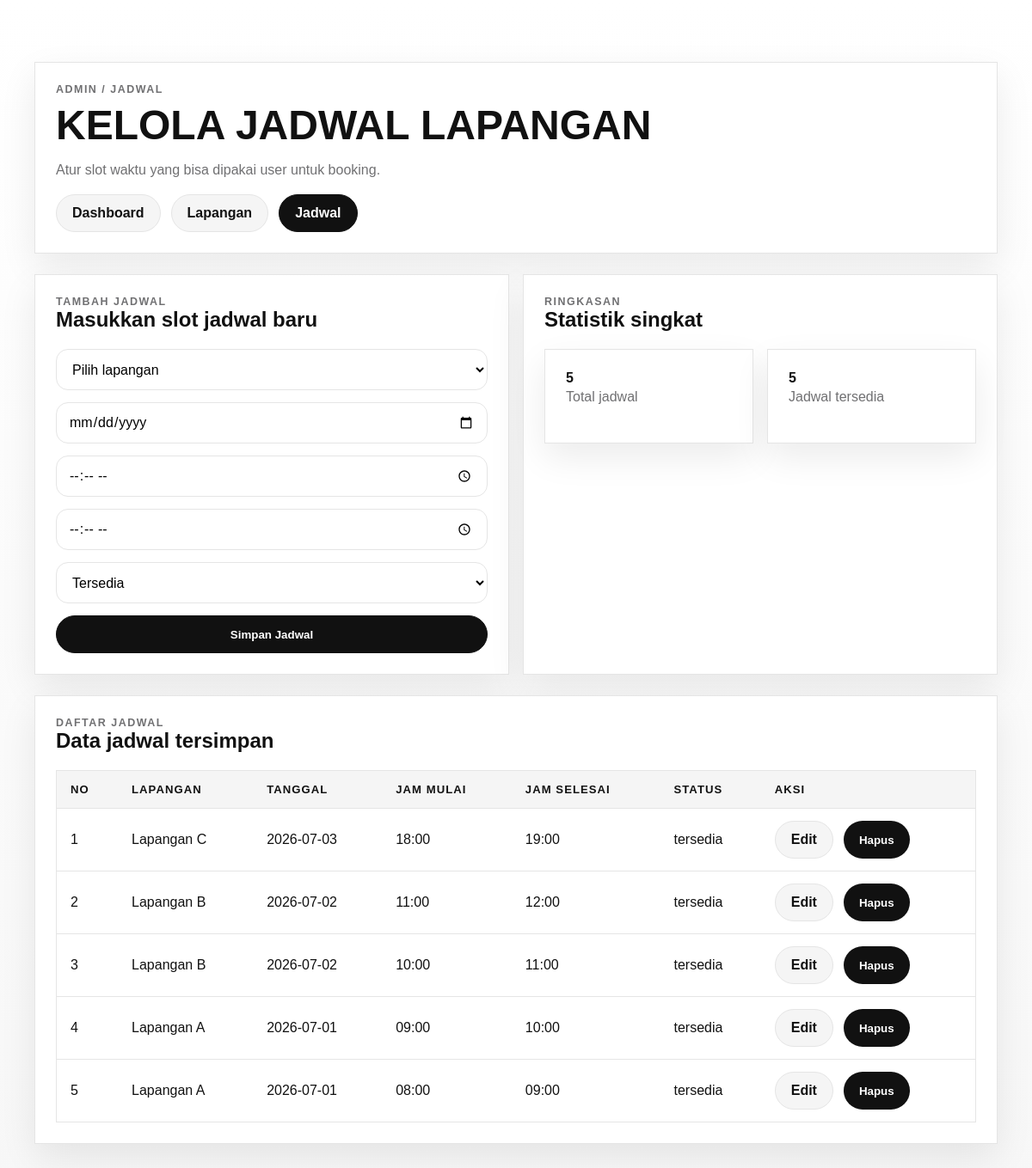
/admin/jadwal.php (signed in), run on the app's committed database.
### tables this page shows
CREATE TABLE IF NOT EXISTS jadwal (
  id INT AUTO_INCREMENT PRIMARY KEY,
  lapangan_id INT NOT NULL,
  tanggal DATE NOT NULL,
  jam_mulai TIME NOT NULL,
  jam_selesai TIME NOT NULL,
  status ENUM('tersedia', 'dibooking') NOT NULL DEFAULT 'tersedia',
  CONSTRAINT fk_jadwal_lapangan
    FOREIGN KEY (lapangan_id) REFERENCES lapangan(id)
    ON UPDATE CASCADE
    ON DELETE RESTRICT,
  INDEX idx_jadwal_lapangan_tanggal (lapangan_id, tanggal)
);

CREATE TABLE IF NOT EXISTS lapangan (
  id INT AUTO_INCREMENT PRIMARY KEY,
  nama_lapangan VARCHAR(100) NOT NULL,
  harga_per_jam INT NOT NULL,
  status ENUM('tersedia', 'maintenance') NOT NULL DEFAULT 'tersedia'
);

### admin/jadwal.php (the view, shortened to what this page needs)
<?php
require_once __DIR__ . '/../config/koneksi.php';
$editingJadwal = [
    'id' => '',
    'lapangan_id' => '',
    'tanggal' => '',
    'jam_mulai' => '',
    'jam_selesai' => '',
    'status' => 'tersedia',
];
$jadwalList = $pdo->query('SELECT j.id, j.lapangan_id, l.nama_lapangan, j.tanggal, j.jam_mulai, j.jam_selesai, j.status FROM jadwal j INNER JOIN lapangan l ON l.id = j.lapangan_id ORDER BY j.tanggal DESC, j.jam_mulai DESC')->fetchAll();
require_once __DIR__ . '/../includes/header.php';
?>
<div class="container hero">
  <div class="grid" style="gap: 24px;">
    <div class="card">
      <div class="kicker">Admin / Jadwal</div>
      <h1 style="font-size: clamp(2rem, 4vw, 3.2rem);">Kelola jadwal lapangan</h1>
      <p class="muted">Atur slot waktu yang bisa dipakai user untuk booking.</p>
      <div class="nav">
        <a class="pill secondary" href="dashboard_admin.php">Dashboard</a>
        <a class="pill secondary" href="lapangan.php">Lapangan</a>
        <a class="pill" href="jadwal.php">Jadwal</a>
      </div>
    </div>
    <div class="grid two">
      <section class="card">
        <div class="kicker"><?php echo $editingJadwal['id'] !== '' ? 'Edit Jadwal' : 'Tambah Jadwal'; ?></div>
        <h2><?php echo $editingJadwal['id'] !== '' ? 'Perbarui slot jadwal' : 'Masukkan slot jadwal baru'; ?></h2>
        <form class="form" method="post">
          <select name="lapangan_id" required style="min-height: 48px; padding: 0 14px; border: 1px solid #e5e5e5; border-radius: 14px; font: inherit;">
            <option value="">Pilih lapangan</option>
          </select>
          <input type="date" name="tanggal" value="<?php echo htmlspecialchars((string) $editingJadwal['tanggal'], ENT_QUOTES, 'UTF-8'); ?>" required>
          <input type="time" name="jam_mulai" value="<?php echo htmlspecialchars((string) $editingJadwal['jam_mulai'], ENT_QUOTES, 'UTF-8'); ?>" required>
          <input type="time" name="jam_selesai" value="<?php echo htmlspecialchars((string) $editingJadwal['jam_selesai'], ENT_QUOTES, 'UTF-8'); ?>" required>
          <select name="status" required style="min-height: 48px; padding: 0 14px; border: 1px solid #e5e5e5; border-radius: 14px; font: inherit;">
            <option value="tersedia" <?php echo $editingJadwal['status'] === 'tersedia' ? 'selected' : ''; ?>>Tersedia</option>
          </select>
          <button class="button" type="submit"><?php echo $editingJadwal['id'] !== '' ? 'Update Jadwal' : 'Simpan Jadwal'; ?></button>
        </form>
      </section>
      <section class="card">
        <div class="kicker">Ringkasan</div>
        <h2>Statistik singkat</h2>
        <div class="grid two">
          <div class="card">
            <strong><?php echo count($jadwalList); ?></strong>
            <p class="muted">Total jadwal</p>
          </div>
          <div class="card">
            <strong><?php echo count(array_filter($jadwalList, static function ($item) { return $item['status'] === 'tersedia'; })); ?></strong>
            <p class="muted">Jadwal tersedia</p>
          </div>
        </div>
      </section>
    </div>
    <section class="card">
      <div class="kicker">Daftar Jadwal</div>
      <h2>Data jadwal tersimpan</h2>
      <div style="overflow-x: auto;">
        <table class="table">
          <thead>
            <tr>
              <th>No</th>
              <th>Lapangan</th>
              <th>Tanggal</th>
              <th>Jam Mulai</th>
              <th>Jam Selesai</th>
              <th>Status</th>
              <th>Aksi</th>
            </tr>
          </thead>
          <tbody>
            <?php if (empty($jadwalList)): ?>
              <tr>
                <td colspan="7" class="muted">Belum ada data jadwal.</td>
              </tr>
            <?php else: ?>
              <?php foreach ($jadwalList as $index => $jadwal): ?>
                <tr>
                  <td><?php echo $index + 1; ?></td>
                  <td><?php echo htmlspecialchars($jadwal['nama_lapangan'], ENT_QUOTES, 'UTF-8'); ?></td>
                  <td><?php echo htmlspecialchars($jadwal['tanggal'], ENT_QUOTES, 'UTF-8'); ?></td>
                  <td><?php echo htmlspecialchars(substr($jadwal['jam_mulai'], 0, 5), ENT_QUOTES, 'UTF-8'); ?></td>
                  <td><?php echo htmlspecialchars(substr($jadwal['jam_selesai'], 0, 5), ENT_QUOTES, 'UTF-8'); ?></td>
                  <td><?php echo htmlspecialchars($jadwal['status'], ENT_QUOTES, 'UTF-8'); ?></td>
                  <td>
                    <div class="nav">
                      <a class="pill secondary" href="jadwal.php?edit=<?php echo (int) $jadwal['id']; ?>">Edit</a>
                      <form method="post" onsubmit="return confirm('Hapus jadwal ini?');" style="display:inline;">
                        <button class="pill" type="submit" style="border: none; cursor: pointer;">Hapus</button>
                      </form>
                    </div>
                  </td>
                </tr>
              <?php endforeach; ?>
            <?php endif; ?>
          </tbody>
        </table>
      </div>
    </section>
  </div>
</div>
<?php require_once __DIR__ . '/../includes/footer.php'; ?>

### includes/header.php (shortened to what this page needs)
<!doctype html>
<html lang="id">
<head>
    <link rel="stylesheet" href="<?php echo BASE_URL; ?>/assets/css/style.css">
</head>
<body>

### includes/footer.php
</body>
</html>

### assets/css/style.css (style rules this page uses)
:root { --ink: #111111; --canvas: #ffffff; --soft-cloud: #f5f5f5; --hairline: #e5e5e5; --muted: #707072; --sale: #d30005; --radius: 9999px; --shadow: 0 16px 40px rgba(17, 17, 17, 0.08); --font-sans: Arial, Helvetica, sans-serif; }
* { box-sizing: border-box; }
body { margin: 0; font-family: var(--font-sans); background: linear-gradient(180deg, #ffffff 0%, #f7f7f7 100%); color: var(--ink); }
a { color: inherit; text-decoration: none; }
.container { width: min(1120px, calc(100% - 32px)); margin: 0 auto; }
.nav { display: flex; gap: 12px; flex-wrap: wrap; }
.pill, .button { display: inline-flex; align-items: center; justify-content: center; min-height: 44px; padding: 0 18px; border-radius: var(--radius); border: 1px solid var(--ink); background: var(--ink); color: #fff; font-weight: 700; transition: transform 160ms ease, box-shadow 160ms ease, background-color 160ms ease, color 160ms ease, border-color 160ms ease; }
.button.secondary, .pill.secondary { background: var(--soft-cloud); color: var(--ink); border-color: var(--hairline); }
.hero { padding: 72px 0 56px; }
.card { background: #fff; border: 1px solid var(--hairline); box-shadow: var(--shadow); padding: 24px; transition: transform 180ms ease, box-shadow 180ms ease, border-color 180ms ease; }
.table tbody tr { transition: background-color 150ms ease; }
.kicker { text-transform: uppercase; letter-spacing: 0.12em; color: var(--muted); font-size: 0.78rem; font-weight: 700; }
h1, h2, h3, p { margin-top: 0; }
h1 { font-size: clamp(2.5rem, 6vw, 5rem); line-height: 0.95; text-transform: uppercase; margin: 12px 0 16px; }
p { line-height: 1.6; color: #2f2f31; }
.grid { display: grid; gap: 16px; }
.grid.two { grid-template-columns: repeat(2, minmax(0, 1fr)); }
.table { width: 100%; border-collapse: collapse; background: #fff; border: 1px solid var(--hairline); }
.table th, .table td { padding: 14px 16px; text-align: left; border-bottom: 1px solid var(--hairline); }
.table th { background: var(--soft-cloud); font-size: 0.82rem; text-transform: uppercase; letter-spacing: 0.08em; }
.form { display: grid; gap: 14px; }
.form input { width: 100%; min-height: 48px; padding: 0 14px; border: 1px solid var(--hairline); border-radius: 14px; font: inherit; }
.form select { width: 100%; min-height: 48px; padding: 0 14px; border: 1px solid var(--hairline); border-radius: 14px; font: inherit; background: #fff; }
.muted { color: var(--muted); }

### data on the page
jadwal: lapangan.nama_lapangan "Lapangan C", tanggal "2026-07-03", jam_mulai "18:00", jam_selesai "19:00", status "tersedia"
jadwal: lapangan.nama_lapangan "Lapangan B", tanggal "2026-07-02", jam_mulai "11:00", jam_selesai "12:00", status "tersedia"
jadwal: lapangan.nama_lapangan "Lapangan B", tanggal "2026-07-02", jam_mulai "10:00", jam_selesai "11:00", status "tersedia"
jadwal: lapangan.nama_lapangan "Lapangan A", tanggal "2026-07-01", jam_mulai "09:00", jam_selesai "10:00", status "tersedia"
jadwal: lapangan.nama_lapangan "Lapangan A", tanggal "2026-07-01", jam_mulai "08:00", jam_selesai "09:00", status "tersedia"

### other printed values
count($jadwalList) "5"
